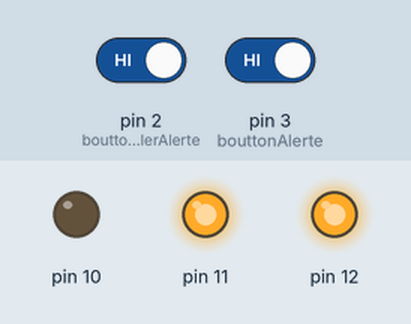
Simulated run of this sketch. Board: Arduino Uno, built with avr-gcc and run on an emulated ATmega328P. Shown: output pins drawn as LEDs (lit = HIGH). Dashed ring = blinking. Inputs (shaded band) come from the test bench; at power-on: pin 3 (bouttonAlerte) HIGH, pin 2 (bouttonAnnulerAlerte) HIGH.

Above: at 1.2 s.
1.3 s: pin 3 (bouttonAlerte) driven LOW
At 1.45 s:
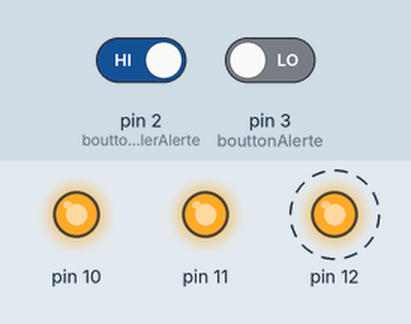
4.3 s: pin 2 (bouttonAnnulerAlerte) driven LOW
At 5.5 s:
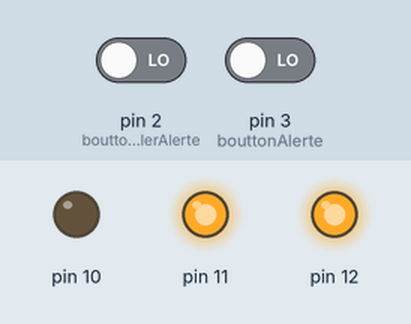
Timing chart, 0 to 7.3 s (numbered marks = the images above; inputs shaded):
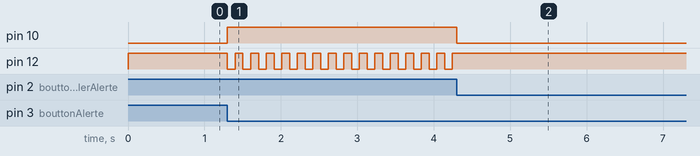

Measured:
- after the input at 1.3 s, pin 10: LOW → HIGH at once; pin 12: alternates HIGH for 0.10 s and LOW for 0.10 s, starting at once
- after the input at 4.3 s, pin 10: HIGH → LOW at once; pin 12: stops changing and stays HIGH

The sketch:

TPGestionPlage.ino
```cpp
int const ledRouge =12;
int const ledOrange =11;
int const ledVert =10;
int bouttonAlerte = 3;
int bouttonAnnulerAlerte = 2;
int temp=0;
int etabouttonAlerte,etabouttonAnnulerAlerte,eta;
int d=0;
int c=0;
boolean r;
char niveau;
char niveauAvent;
char chainneRecus[20];
int i=0,l,b;
String strRecu;

void setup()
{
    //on dÃ©marre la liaison en la rÃ©glant Ã  une vitesse de 9600 bits par seconde.
    Serial.begin(9600);

    niveau='v';

 /* Serial.println(toMinuscule('Z'));
  Serial.println(toMaguscule('x'));*/
  etabouttonAlerte=1;
  etabouttonAnnulerAlerte=1;
  r=0;
   pinMode(2, INPUT);
    pinMode(3, INPUT);

    for(int c=10;c<13;c++)
    {
      pinMode(c, OUTPUT);
      digitalWrite(c,HIGH);
    }
    c=0;

   /* attachInterrupt(bouttonAlerte, lancerAlerte, FALLING);
    attachInterrupt(bouttonAnnulerAlerte, stoperAlerte, FALLING); */
}


void loop()
{
    //votre programme

   // if(L==
    //char carlu = 0; //variable contenant le caractÃ¨re Ã  lire
    int cardispo = 0; //variable contenant le nombre de caractÃ¨re disponibles dans le buffer


    cardispo = Serial.available();

    while(cardispo > 0) //tant qu'il y a des caractÃ¨res Ã  lire
    {
        chainneRecus[c] = Serial.read(); //on lit le caractÃ¨re

        Serial.println(chainneRecus[1]);
        cardispo = Serial.available(); //on relit le nombre de caractÃ¨res dispo
        c++;

    }

    cardispo = Serial.available();
    if(Serial.read()==-1)
    {
        strRecu=chainneRecus;
        strRecu=strRecu.substring(0,c);
        Serial.println(strRecu);
        if(strRecu.compareTo("vague")==0)
        {
          niveau='o';
        }

         if(strRecu.compareTo("calme")==0 || strRecu.compareTo("surveillant")==0)
        {
          niveau='v';
        }

        if(strRecu.compareTo("meduse")==0  || strRecu.compareTo("tempete")==0 ||  strRecu.compareTo("requin")==0)
        {
          niveau='r';
        }

      c=0;
    }
   // allumerLed(ledRouge);
   // clignoter(ledRouge,100);
   //clignoter(ledRouge,100);
   eta = digitalRead(bouttonAlerte);
    if((eta!=etabouttonAlerte) && eta==0)
      {
        b=1;
         niveauAvent=niveau;
         niveau=' ';
      }
      etabouttonAlerte=eta;

    eta = digitalRead(bouttonAnnulerAlerte);
    if((eta!=bouttonAnnulerAlerte) && eta==0)
      {
        b=2;
        niveau=niveauAvent;


      }
      etabouttonAnnulerAlerte=eta;


     if(b==1)
       allerter();
      if(b==2)
        stoperAlerte();


    if(niveau=='v')
    {
      etindreLeb(ledRouge);
      etindreLeb(ledOrange);
      allumerLed(ledVert);
    }
    if(niveau=='o')
    {
      etindreLeb(ledRouge);
      etindreLeb(ledVert);
      allumerLed(ledOrange);
    }
    if(niveau=='r')
    {
      etindreLeb(ledVert);
      etindreLeb(ledOrange);
      allumerLed(ledRouge);
    }

}
void allerter()
{
  etindreLeb(ledVert);
  etindreLeb(ledOrange);
  clignoter(ledRouge,100);

}

void allumerLed(int I)
{
   digitalWrite(I,0);
}

void etindreLeb(int I)
{
  digitalWrite(I,1);
}

void clignoter(int num,int durree)
{
  if(millis() - temp > durree)
  {
    if(r==0)
    {
      digitalWrite(num,0);
      r=1-r;
    }
    else
    {
      digitalWrite(num,1);
      r=1-r;
    }
    temp=millis();
  }
}

void stoperAlerte()
{
  etindreLeb(ledRouge);
  //pinMode(12, 0);
}
```
